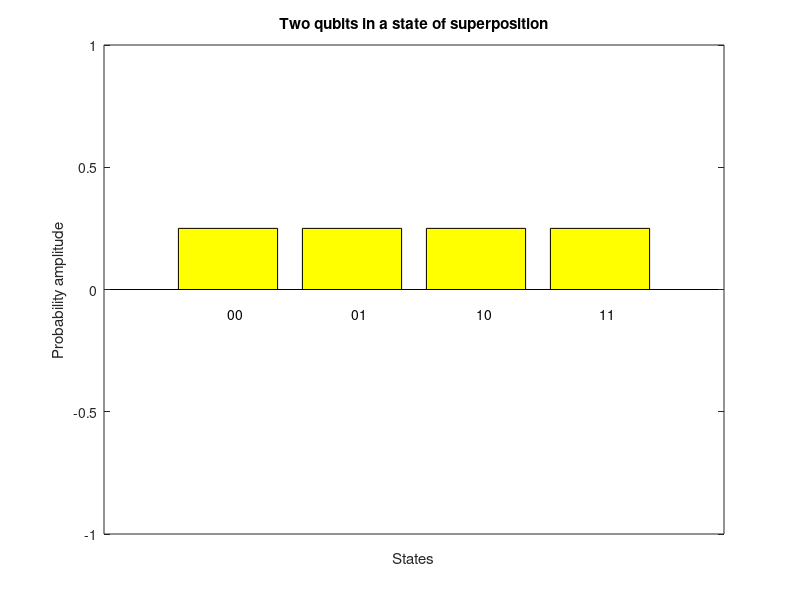

This figure's MATLAB source: (Note: this script raises an error after producing the figure.)
clear; close all
p = ones(1, 4) * .25;

% subplot(2,2,1)
bar(p, "yellow");
set(gca, 'XTick', [])
xlabel("States");
ylabel("Probability amplitude")
ylim([-1, 1]); xlim([0, 5])
title("Two qubits in a state of superposition")
text(1, -0.1, '00');
text(2, -0.1, '01');
text(3, -0.1, '10');
text(4, -0.1, '11');

hold on
p = ones(1, 6) * .25;
plot(0:5, p, Color = "r", LineStyle = "--", LineWidth = 1)

%%

clear;
p = ones(1, 4) * .25;
p(3) = -1 * .25;

% subplot(2,2,2)
bar(p, "yellow")
set(gca, 'XTick', [])
xlabel("States");
ylabel("Probability amplitude")
ylim([-1, 1]); xlim([0, 5])
title("Altering the solution state to a negative sign")
text(1, -0.1, '00');
text(2, -0.1, '01');
text(3, -0.3, '10');
text(4, -0.1, '11');

hold on
p = ones(1, 6) * .25;
plot(0:5, p, Color = "r", LineStyle = "--", LineWidth = 1)

%%

clear;
p = ones(1, 4) * .25;
p(3) = 3 * .25;

% subplot(2,2,[3,4])
bar(p, "yellow")
set(gca, 'XTick', [])
xlabel("States");
ylabel("Probability amplitude")
ylim([-1, 1]); xlim([0, 5])
title("Inversion about the mean with amplification")
text(1, -0.1, '00');
text(2, -0.1, '01');
text(3, -0.1, '10');
text(4, -0.1, '11');

hold on
p = ones(1, 6) * .25;
plot(0:5, p, Color = "r", LineStyle = "--", LineWidth = 1)
saveas(gcf, "fig3.png")
